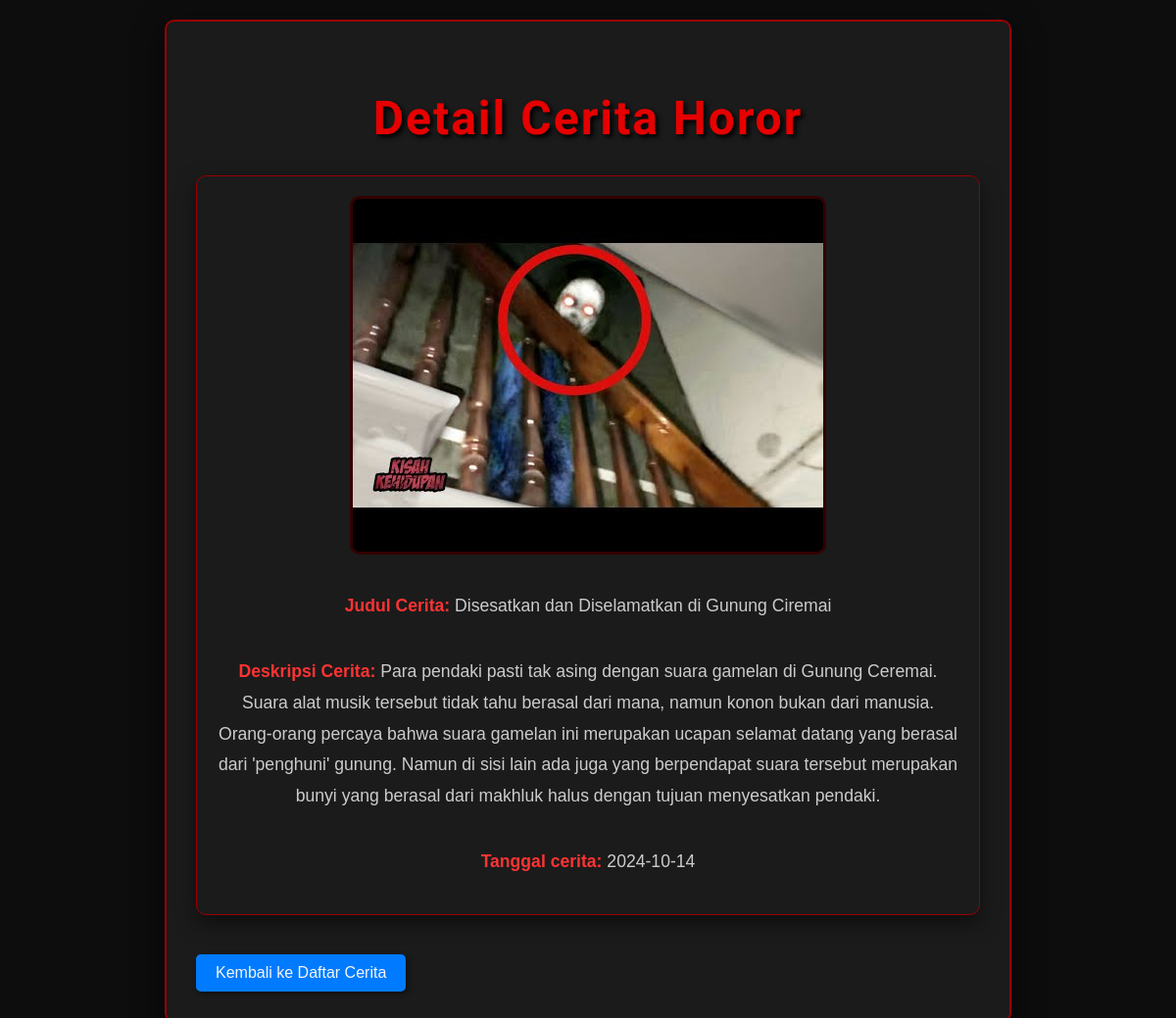
/detail_cerita.php?id=3, run on an earlier commit of the app's database.
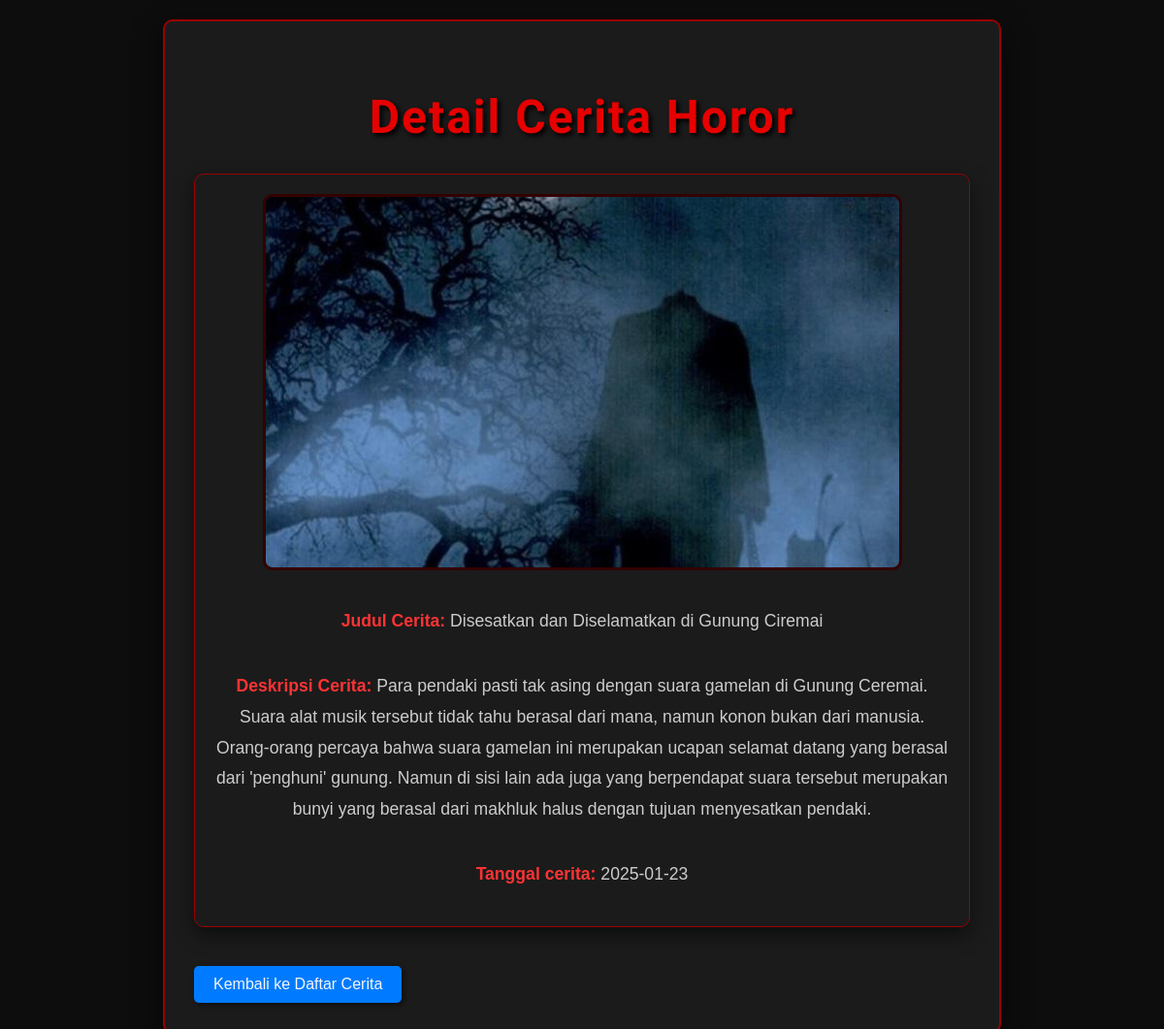
And on a later commit of the database.
### tables this page shows
CREATE TABLE ceritaku (
        id_cerita INTEGER PRIMARY KEY AUTOINCREMENT,
        foto TEXT NOT NULL,
        judul_cerita TEXT NOT NULL,
        deskripsi_cerita TEXT NOT NULL,
        created_at DATE NOT NULL
    );

### detail_cerita.php (the view, shortened to what this page needs)
<?php
if (isset($_GET['id'])) {
    $id_cerita = $_GET['id'];
    $db = connect_db();
    $query = "SELECT * FROM ceritaku WHERE id_cerita = $id_cerita";
    $cerita = $db->querySingle($query, true);
}
?>
<!DOCTYPE html>
<html lang="en">
<head>
</head>
<body>
    <div class="container">
        <h2>Detail Cerita Horor</h2>
        <?php if ($cerita): ?>
            <div class="detail-container">
                <img src="uploads/<?php echo $cerita['foto']; ?>" alt="Foto Cerita">
                <p><strong>Judul Cerita:</strong> <?php echo $cerita['judul_cerita']; ?></p>
                <p><strong>Deskripsi Cerita:</strong> <?php echo $cerita['deskripsi_cerita']; ?></p>
                <p><strong>Tanggal cerita:</strong> <?php echo $cerita['created_at']; ?></p>
            </div>
        <?php else: ?>
            <p>Cerita tidak ditemukan.</p>
        <?php endif; ?>
        <a class="back-link" href="index.php">Kembali ke Daftar Cerita</a>
    </div>
</body>
</html>

What changed in the data, as far as the page shows it:
changed ceritaku "Disesatkan dan Diselamatkan di Gunung Ciremai": foto: a different picture; created_at "2024-10-14" → "2025-01-23"
